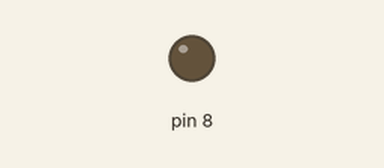
A sketch run on a simulated Arduino Uno, built with avr-gcc and run on an emulated ATmega328P. Shown: output pins drawn as LEDs (lit = HIGH).

Above: at 0.6 s.
At 2.5 s:
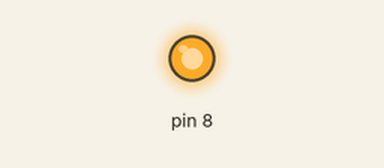
Timing chart, 0 to 7.3 s (numbered marks = the images above):
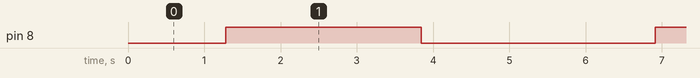

The sketch:

pwm_out.ino
```cpp
/*
 作者:暴走的阿Sai
 时间：2016年9月6日
 发表地址：[url]www.t-firefly.com[/url]
 程序说明：
 PWM控制LED作呼吸灯
 */
void setup() {
  // 初始化引脚8为输出
  pinMode(8, OUTPUT);
}

// the loop function runs over and over again forever
void loop() {
  int i,j;
  for(i=0;i<=255;i++)
  {
    analogWrite(8, i);   // 设置引脚8输出0到3V
    delay(10);              // 延迟10毫秒
  }

  for(j=255;j>=0;j--)
  {
    analogWrite(8, j);   // 设置引脚8输出3到0V
    delay(10);              // 延迟10毫秒
  }
  delay(500);
}
```

Measured:
- by itself, pin 8: alternates HIGH for 2.6 s and LOW for 3.1 s
